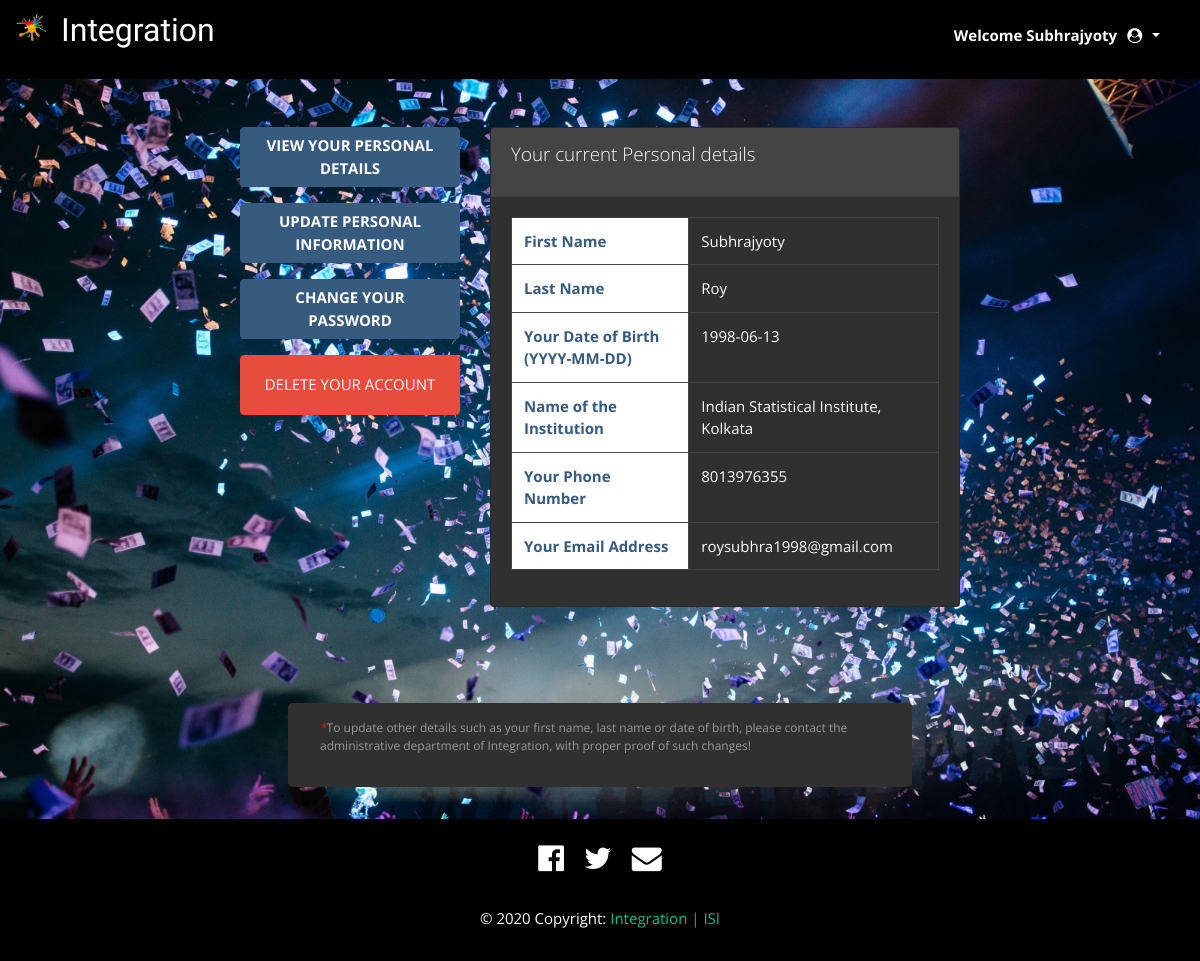
Page /user_settings.php (signed in) on the committed database.
### tables this page shows
CREATE TABLE `userdata` (
  `userid` int(11) NOT NULL,
  `firstname` varchar(500) NOT NULL,
  `lastname` varchar(500) NOT NULL,
  `date_of_birth` date NOT NULL,
  `institution` varchar(500) NOT NULL,
  `phone` varchar(15) NOT NULL,
  `email` varchar(100) NOT NULL,
  `_password` varchar(500) NOT NULL,
  `updatedatetime` datetime NOT NULL DEFAULT current_timestamp(),
  `isactive` bit(1) DEFAULT b'1'
);

### DAL/userdata_dal.php (called while the page is built, shortened)
<?php
require_once($ROOT_PATH.'/DAL/database.php');
class userdata_dal extends DB
{
    function getDatas($wherecondition){
        $array = array();
        $sql = 'SELECT * FROM userdata where '.$wherecondition;
        foreach ($this->conn->query($sql) as $row) {
            $obj = new userdata_model();
            $obj->userid =  $row['userid'];
            $obj->firstname =  $row['firstname'];
            $obj->lastname =  $row['lastname'];
            $obj->date_of_birth = $row['date_of_birth'];
            $obj->institution = $row['institution'];
            $obj->phone =  $row['phone'];
            $obj->email =  $row['email'];
            $obj->_password =  $row['_password'];
            $obj->updatedatetime =  $row['updatedatetime'];
            $obj->isactive =  $row['isactive'];
            array_push($array,$obj);
        }
        return $array;
    }
}

### DAL/database.php (called while the page is built, shortened)
<?php
class DB {
  function __construct(){
    try {
        $servername = "localhost";
        $username = "root";
        $password = "1234";
        $dbname = "integrationDB";
        $this->conn = new PDO("mysql:host=$servername;dbname=$dbname", $username, $password);
    } catch (Exception $ex) { die($ex->getMessage()); }
  }
}
?>

### user_settings.php (the view, shortened to what this page needs)
<!DOCTYPE html>
<html>
<head>
        <?php
        include_once('./PartialViews/main_head.php');
        require_once( $ROOT_PATH.'/DAL/userdata_dal.php');
        $wherecondition = 'userid = '.$_SESSION['user_userid'];
        $dalobj = new userdata_dal();
        $users = $dalobj->getDatas($wherecondition);
        $user = reset($users);
        ?>
</head>
<body>
        <nav class="navbar sticky-top navbar-expand-lg navbar-dark">
                <a class="navbar-brand d-flex" style="align-items:baseline;" href="index.php">
                        <img src="./AppData/Images/Integration_logo.png" width="30px" style="display:flex-inline; margin-right:15px;">
                        <h2 style="display:flex-inline; margin-right:40px;">Integration</h2>
                </a>
                <div class="my-2 my-lg-0 d-inline-flex" style="align-items: baseline;">
                        <span class="navbar-text font-weight-bold">Welcome <?php echo($_SESSION['user_firstname']); ?></span>
                        <ul class="navbar-nav ml-auto mr-md-3">
                        <li class="nav-item dropdown no-arrow">
                                <a class="nav-link dropdown-toggle" href="#" id="userDropdown" role="button"
                                        data-toggle="dropdown" aria-haspopup="true" aria-expanded="false">
                                        <i class="fa fa-user-circle fa-fw"></i>
                                </a>
                        </li>
                        </ul>
                </div>
        </nav>
        <div class="container" style="max-width: 750px">
                <div class="row">
                        <div class="col-md-4" style="height: 400px">
                                <button id = "viewinfoBtn" class="btn btn-primary mt-5 lead text-uppercase rounded" style="width:100%; height:15%;" type="button">View Your Personal Details</button>
                                <button id = "updateinfoBtn" class="btn btn-primary mt-3 lead text-uppercase rounded" style="width:100%; height:15%;" type="button">Update Personal Information</button>
                                <button id = "updatepassBtn" class="btn btn-primary mt-3 lead text-uppercase rounded" style="width:100%; height:15%;" type="button">Change your password</button>
                                <button id = "deleteAccountBtn" class="btn btn-danger mt-3 lead text-uppercase rounded" style="width:100%; height:15%;" type="button">Delete your Account</button>
                        </div>
                        <div class="col-md-8" style="min-height: 400px">
                                <div class="collapse show" id="viewinfo">
                                <div class="card card-login mx-auto my-5 rounded">
                                        <div class="card-header"><p class="lead">Your current Personal details</p></div>
                                        <div class="card-body">
                                                <div class="table-responsive">
                                                        <table class="table table-bordered" id="dataTable" width="100%" cellspacing="0">
                                                                <tbody>
                                                                        <tr>
                                                                                <td class="text-primary font-weight-bold">First Name</td>
                                                                                <td><?php echo($user->firstname);?></td>
                                                                        </tr>
                                                                        <tr>
                                                                                <td class="text-primary font-weight-bold">Last Name</td>
                                                                                <td><?php echo($user->lastname);?></td>
                                                                        </tr>
                                                                        <tr>
                                                                                <td class="text-primary font-weight-bold">Your Date of Birth<br/> (YYYY-MM-DD)</td>
                                                                                <td><?php echo($user->date_of_birth);?></td>
                                                                        </tr>
                                                                        <tr>
                                                                                <td class="text-primary font-weight-bold">Name of the Institution</td>
                                                                                <td><?php echo($user->institution);?></td>
                                                                        </tr>
                                                                        <tr>
                                                                                <td class="text-primary font-weight-bold">Your Phone Number</td>
                                                                                <td><?php echo($user->phone);?></td>
                                                                        </tr>
                                                                        <tr>
                                                                                <td class="text-primary font-weight-bold">Your Email Address</td>
                                                                                <td><?php echo($user->email);?></td>
                                                                        </tr>
                                                                </tbody>
                                                        </table>
                                                </div>
                                        </div>
                                </div>
                                </div>
                        </div>
                </div>
                <div class="jumbotron mx-5 py-3 mt-5">
                        <p class="lead small text-muted"><em style="color: red;">*</em>To update other details such as your first name, last name or date of birth, please contact the administrative department of Integration, with proper proof of such changes!</p>
                </div>
        </div>
<?php include_once('./PartialViews/main_footer.php'); ?>
</body>
</html>

### assets/css/navbar.css (style rules this page uses)
html, body { position: relative; overflow-x: hidden; background: #273746; font-family: "Open Sans"; }
.navbar { background: black; }
.navbar-brand { padding-bottom: 0; margin-top: -1rem; color: white !important; font-family: "Merienda One"; }
.nav-link { padding-bottom: 1rem; margin-bottom: 0; color: white !important; }
.nav-item { font-size: 15px; }

### user_settings.php (style rules this page uses)
body { background-image: url('./AppData/Images/about_cover.jpg'); background-position: center; background-repeat: no-repeat; background-size: cover; }
td.text-primary { background:#fff; }
.btn.btn-primary { font-weight: bolder; }

### rows in the picture
userdata: firstname "Subhrajyoty", lastname "Roy", date_of_birth "1998-06-13", institution "Indian Statistical Institute, Kolkata", phone "8013976355", email "roysubhra1998@gmail.com"

### other values in the picture
$_SESSION['user_firstname'] "Subhrajyoty"
